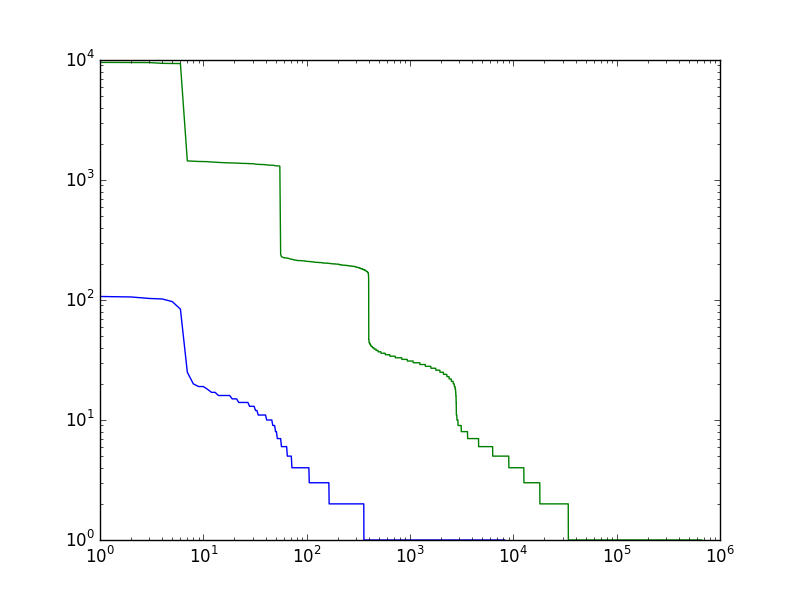

The script that drew this image:
# -*- coding: utf-8 -*-
import random

import pylab

from practice23_a import get_frequency_distribution

CHAR_NUM_LIMIT = 15
ORIGIN_WORDS = 'abcdefg'


def generate_words(num):
    for _ in xrange(num):
        yield ''.join(i for _ in xrange(random.randint(1, CHAR_NUM_LIMIT))
                      for i in random.choice(ORIGIN_WORDS))


def main():
    fd1 = get_frequency_distribution(generate_words(10000))
    pylab.plot(fd1, color='blue')

    fd2 = get_frequency_distribution(generate_words(1000000))
    pylab.plot(fd2, color='green')

    pylab.xscale('log')
    pylab.yscale('log')
    pylab.show()


if __name__ == '__main__':
    main()
